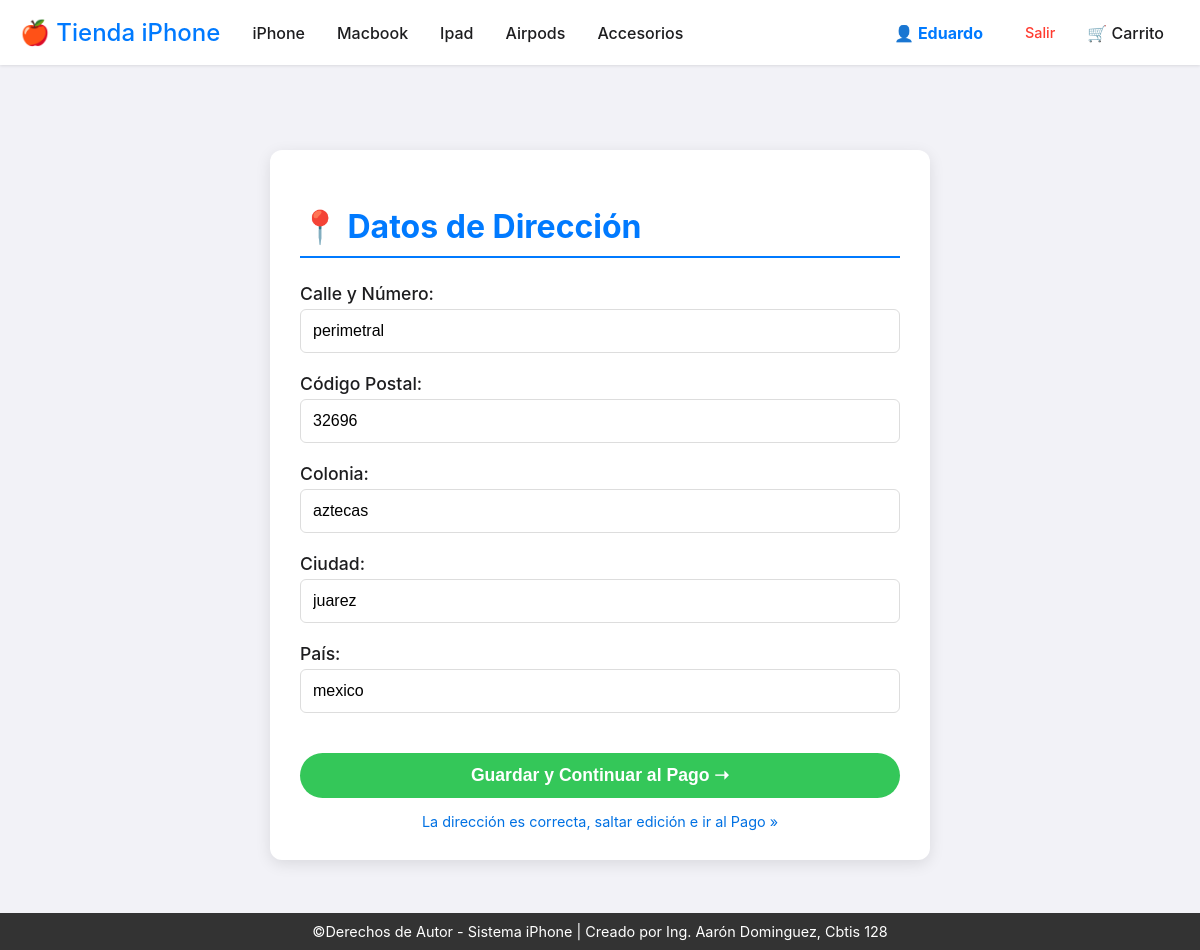
Page /checkout/direccion/ (signed in) on the committed database.
### app_Iphone/models.py (models this page shows, shortened)
class Direccion(models.Model):
    calle = models.CharField(max_length=255)
    codigo_postal = models.CharField(max_length=10)
    colonia = models.CharField(max_length=100)
    ciudad = models.CharField(max_length=100)
    pais = models.CharField(max_length=100)

### app_Iphone/views.py (the view)
# urls.py: path('checkout/direccion/', views.tienda_mostrar_direccion, name='tienda_mostrar_direccion'),
def tienda_mostrar_direccion(request):
    if not request.session.get('usuario_id'):
        return redirect('tienda_login')
    usuario_id = request.session.get('usuario_id')
    usuario = get_object_or_404(Usuario, pk=usuario_id)
    direccion_actual = usuario.direccion
    cart_data = _get_cart_data(request)
    context = {
        'titulo': 'Dirección de Envío',
        'direccion': direccion_actual,
        'cart_item_count': cart_data['item_count'],
    }
    return render(request, 'tienda/checkout_direccion.html', context)

### app_Iphone/views.py (called while the page is built, shortened)
def _get_cart_data(request):
    cart = request.session.get('cart', {})
    cart_items = []
    total_general = Decimal('0.00')
    item_count = 0
    items_to_delete = []
    if items_to_delete:
        for key in items_to_delete:
            if key in request.session['cart']:
                del request.session['cart'][key]
        request.session.modified = True
    request.session['cart_item_count'] = item_count
    return {'cart_items': cart_items, 'total_general': total_general, 'item_count': item_count}

### app_Iphone/templates/tienda/checkout_direccion.html (shortened to what this page needs)
{% extends 'tienda/base_tienda.html' %}
{% block content %}
    <div class="address-container">
        <h2>📍 Datos de Dirección</h2>
        <form method="POST" action="{% url 'tienda_guardar_direccion' %}">
            <div class="form-group">
                <label for="calle">Calle y Número:</label>
                <input type="text" id="calle" name="calle" value="{{ direccion.calle|default:'' }}" required placeholder="Ej: Av. Reforma 123">
            </div>
            <div class="form-group">
                <label for="codigo_postal">Código Postal:</label>
                <input type="text" id="codigo_postal" name="codigo_postal" value="{{ direccion.codigo_postal|default:'' }}" required placeholder="Ej: 06500">
            </div>
            <div class="form-group">
                <label for="colonia">Colonia:</label>
                <input type="text" id="colonia" name="colonia" value="{{ direccion.colonia|default:'' }}" required>
            </div>
            <div class="form-group">
                <label for="ciudad">Ciudad:</label>
                <input type="text" id="ciudad" name="ciudad" value="{{ direccion.ciudad|default:'' }}" required>
            </div>
            <div class="form-group">
                <label for="pais">País:</label>
                <input type="text" id="pais" name="pais" value="{{ direccion.pais|default:'' }}" required>
            </div>
            <button type="submit" class="btn-continue">Guardar y Continuar al Pago ➝</button>
        </form>
        {% if direccion %}
            <a href="{% url 'tienda_pago' %}" class="skip-link">
                La dirección es correcta, saltar edición e ir al Pago &raquo;
            </a>
        {% endif %}
    </div>
{% endblock %}

### app_Iphone/templates/tienda/base_tienda.html (style rules this page uses)
:root { --apple-blue: #007aff; --apple-gray: #f2f2f7; --text-color: #1d1d1f; --color-principal: #333; }
body { font-family: -apple-system, BlinkMacSystemFont, "Segoe UI", Roboto, Helvetica, Arial, sans-serif; margin: 0; padding-top: 60px; background-color: var(--apple-gray); color: var(--text-color); }

### app_Iphone/templates/tienda/checkout_direccion.html (style rules this page uses)
.address-container { max-width: 600px; margin: 50px auto; padding: 30px; background: white; border-radius: 12px; box-shadow: 0 4px 15px rgba(0, 0, 0, 0.1); text-align: left; }
.address-container h2 { color: var(--apple-blue); font-size: 2em; margin-bottom: 25px; border-bottom: 2px solid var(--apple-blue); padding-bottom: 10px; }
.form-group { margin-bottom: 20px; }
.form-group label { display: block; margin-bottom: 5px; font-weight: 500; font-size: 1.1em; }
.form-group input { width: 100%; padding: 12px; border: 1px solid #ddd; border-radius: 6px; box-sizing: border-box; font-size: 1em; transition: border-color 0.2s; }
.btn-continue { width: 100%; padding: 12px; background-color: #34c759; color: white; border: none; border-radius: 25px; font-size: 1.1em; font-weight: 600; cursor: pointer; margin-top: 20px; transition: background 0.3s; }
.skip-link { display: block; text-align: center; margin-top: 15px; color: #0071e3; text-decoration: none; font-size: 0.9em; }

### rows in the picture
Direccion: calle "perimetral", codigo_postal "32696", colonia "aztecas", ciudad "juarez", pais "mexico"

### other values in the picture
{{ request.session.usuario_nombre|default:"Mi Cuenta" }} "Eduardo"
